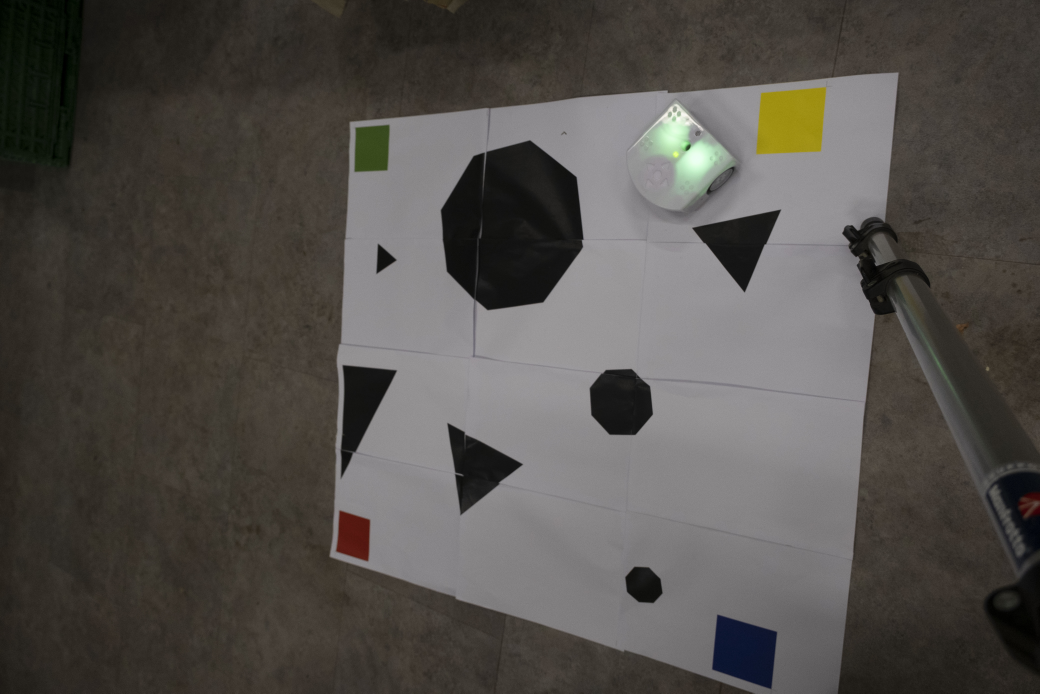
#> input picture Functions/1.jpg, 6240 x 4160 px, given in place of the camera (shown at 1/6 size)
$ python 'testbench streaming.py'
#> lines starting #> are read from the running program, lines starting #| are printed output that depends on the picture
### Functions/Vision.py
""" Developped by: Flask """
import cv2 #read video and images
import numpy as np
from skimage import measure,exposure
from scipy import linalg, ndimage
import math
import pickle
import time

DEFAULT = 0
BIG = 1
NONE = 2
mask_watershed = 0


IDCAM = 2
valmin = 50
valmax = 130
def getTransformimage(image,camera,prevtrans,valext, setmanually = False):
    #return a geometric transform (usable with cv2.warpPerspective)
    image = preprocess(image,valext)
    invalid = False
    filr = colorfilter("RED",camera)
    filg = colorfilter("GREEN",camera)
    filb = colorfilter("BLUE",camera)
    fily = colorfilter("YELLOW",camera)


    maskg= filg.get_mask(image)
    TL,fg = getCentroid(maskg)
    if fg:
        print("GREEN ERROR")
        if setmanually:
            TL = manually_get_centroid(image, preprocessed=True)
        else:
            invalid = True

    masky= fily.get_mask(image)
    TR,fy = getCentroid(masky)
    if fy:
        print("YELLOW ERROR")
        if setmanually:
            TR = manually_get_centroid(image, preprocessed=True)
        else:
            invalid = True


    maskr= filr.get_mask(image)
    BL,fr = getCentroid(maskr)
    if fr:
        print("RED ERROR")
        if setmanually:
            BL = manually_get_centroid(image, preprocessed=True)
        else:
            invalid = True


    maskb= filb.get_mask(image)
    BR,fb = getCentroid(maskb)
    if fb:
        print("BLUE ERROR")
        if setmanually:
            BR = manually_get_centroid(image, preprocessed=True)
        else:
            invalid = True


    if invalid:
        trans = prevtrans
    else:
        corners = np.array([TL,TR,BL,BR], np.float32)
        trans = projection(corners)
    return trans,invalid

class Vision:
    """ Handles vision """
    i = 12345

    def __init__(self,image, camera = "ANDROID FLASK", prevtrans = np.identity(3),\
                 verbose = False, setmanually = False, setextval = False):
        self.camera = camera
        self.valext = tuple(np.percentile(image, (10, 90)).astype(int)) #default value
        if setextval:
            self.valext = adjustlum(image,self.valext)


        self.trans, self.invalid = getTransformimage(image, camera,prevtrans, self.valext,setmanually = setmanually)
        self.setframe(image)    #generate self.frame
        if self.invalid:
            print("initialisation failed")
            self.map = False
        else:
            self.map = createMap(self.frame,camera = camera)

    # [94 lines left out: functions getMap, setframe, returnDynamicCoordinates, returnDynamicAim, adjustlum, not called in this run]
def on_trackbar_max(val):
    global valmax
    valmax = val
def on_trackbar_min(val):
    global valmin
    valmin = val


class colorfilter:
    def __init__(self, color, camera = "ANDROID FLASK"):
        self.morph = DEFAULT
        self.camera = camera
        self.color = color
        self.inv = False
        if camera == "XT3":
            if color == "RED":
                self.band = np.array([[0,11],[142,255],[30,255]])
            if color == "YELLOW":
                self.band = np.array([[20,30],[90,255],[110,255]])
            if color == "BLUE":
                self.band = np.array([[110,130],[161,255],[41,255]])
            if color == "GREEN":
                 self.band = np.array([[34,78],[135,255],[76,255]])
            if color == "ROBOT":
                self.band = np.array([[85,109],[107,255],[71,255]])
                #self.morph = NONE
            if color == "BLACK":
                 self.band = np.array([[0,179],[0,255],[0,25]])
                 self.morph = BIG
        if camera == "ANDROID FLASK":
            if color == "RED":
                self.band = np.array([[11,172],[108,255],[70,255]])
                self.inv = True
            if color == "YELLOW":
                self.band = np.array([[15,30],[120,255],[70,255]])
            if color == "BLUE":
                self.band = np.array([[110,130],[95,255],[50,255]])
            if color == "GREEN":
                 self.band = np.array([[41,78],[100,255],[50,255]])
            if color == "ROBOT":
                self.band = np.array([[150,170],[70,255],[80,255]])
                self.morph = NONE
            if color == "BLACK":
                 self.band = np.array([[0,179],[0,255],[0,80]])
                 self.morph = BIG
            if color == "FINISH":
                self.band = np.array([[80,105],[100,255],[70,255]])
                self.morph = NONE

    def get_mask(self,image):


        if self.inv:
            band1 = np.copy(self.band)
            band2 = np.copy(self.band)
            band1[0,:] = np.array([band1[0,1],179])
            band2[0,:] = np.array([0,band2[0,0]])
            mask1 = np.multiply(cv2.inRange(image,band1[:,0],band1[:,1]).get().astype(np.uint8),(1/255))
            mask2 = np.multiply(cv2.inRange(image,band2[:,0],band2[:,1]).get().astype(np.uint8),(1/255))
            mask = cv2.bitwise_or(mask1,mask2)
        else:
             mask = np.multiply(cv2.inRange(image,self.band[:,0],self.band[:,1]).get().astype(np.uint8),(1/255))

        mask = cv2.UMat(mask) ## convert the mask to an opencl object for fast morphology

        if self.morph == BIG:
            mask = cv2.morphologyEx(mask, cv2.MORPH_OPEN, np.ones((6,6)).astype("uint8"))
        elif self.morph == DEFAULT:
            mask = cv2.morphologyEx(mask, cv2.MORPH_OPEN, np.ones((15,15)).astype("uint8"))
        elif self.morph == NONE:
            mask = cv2.morphologyEx(mask, cv2.MORPH_OPEN, np.ones((4,4)).astype("uint8"))
            mask = cv2.morphologyEx(mask, cv2.MORPH_CLOSE, np.ones((5,5)).astype("uint8"))
        return cv2.UMat(mask)


def manually_get_centroid(img, preprocessed = False):
    global mask_watershed
    if isinstance(img, cv2.UMat):
        img = img.get().astype(int)
    else:
        img = img.astype(int)
    if not preprocessed:
        img = preprocess(img)
    mask_watershed = np.zeros(img.shape[0:2])
    print("CLic on ROI, then press y if the centroid is correct, n to reset")
    while(True):
        cv2.namedWindow("image")
        cv2.setMouseCallback("image",watershed,img)
        img_disp = cv2.cvtColor(img.astype("uint8"),cv2.COLOR_HSV2BGR)
        cv2.imshow("image", img_disp)
        cv2.imshow("masked", cv2.bitwise_and(img_disp,img_disp, mask= mask_watershed.astype("uint8")))
        key = cv2.waitKey(1)
        if key & 0XFF == ord('y'):
            centroid, ret = getCentroid(cv2.UMat(mask_watershed))
            break
        if key & 0XFF == ord('n'):
            mask_watershed = np.zeros(img.shape[0:2])
    cv2.destroyWindow("image")
    cv2.destroyWindow("masked")
    return centroid
# [30 lines left out: function watershed, not called in this run]


def preprocess(img, extval= (10,80)):
    imgsmall = cv2.resize(img,(624,416))
    #imgsmooth = cv2.UMat(imgsmall)
    #
    # Contrast stretching, we keep the image intensity between 2% and 90%
    imgbright = exposure.rescale_intensity(imgsmall, in_range=extval)
    #imgsmooth = cv2.GaussianBlur(imgbright[:,:,1:],(11,11),0)
    #imgrecomp = imgbright
    #imgrecomp[:,:,1:]= imgsmooth
    imgHSV = cv2.cvtColor(imgbright,cv2.COLOR_BGR2HSV)
    return cv2.UMat(imgHSV)

# [37 lines left out: functions projection, applyTransform, createMap, not called in this run]

def getCentroid(imageBin, setmanually = False):
    invalid = False
    img = imageBin.get().astype(np.uint8)
    moments = measure.moments(img, order = 2)
    if moments[0,0]:
        centroid = np.array([moments[0,1]/moments[0,0], moments[1,0]/moments[0,0]])
        varx = moments[0,2]/moments[0,0]-centroid[0]**2
        vary = moments[2,0]/moments[0,0]-centroid[1]**2
        if max(varx,vary)>img.size/50:
            print("invalid centroid:noise")
            invalid = True
    else:
        print("invalid centroid: no pixel")
        invalid = True
        centroid = np.array([0,0])
    return centroid,invalid


# [67 lines left out: function getRobotPos, not called in this run]


### Functions/testbench streaming.py
# -*- coding: utf-8 -*-
"""
Created on Sun Nov 29 12:46:17 2020

@author: valla
"""

import numpy as np
import cv2
import Vision as v
import math
import time
DISPLAY = True


cap = cv2.VideoCapture(2)

#frame = cv2.imread('../sample_pictures/new color.jpg')
initfailed = True
while(initfailed):
    ret,frame = cap.read()
#> frame is the input picture: shape (4160, 6240, 3); mean B, G, R 75.1, 79.3, 82.9
    frame = cv2.imread('../sample_pictures/sample.jpg')
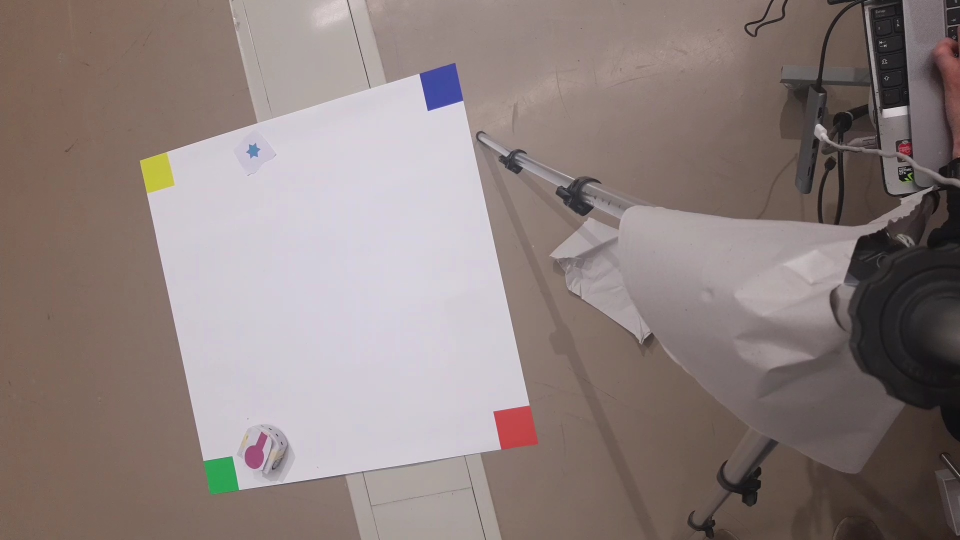
#> input picture sample_pictures/sample.jpg, 1920 x 1080 px (shown at 1/2 size)
#> frame is the input picture: shape (1080, 1920, 3); mean B, G, R 125.7, 128.1, 141.2
    vis = v.Vision(frame, "ANDROID FLASK", setmanually = True,setextval = False)
#> in __init__, `self.valext = tuple(np.percentile(image, (10, 90)).astype(int))`: self.valext = (68, 210)
#> in preprocess, `imgsmall = cv2.resize(img,(624,416))`:
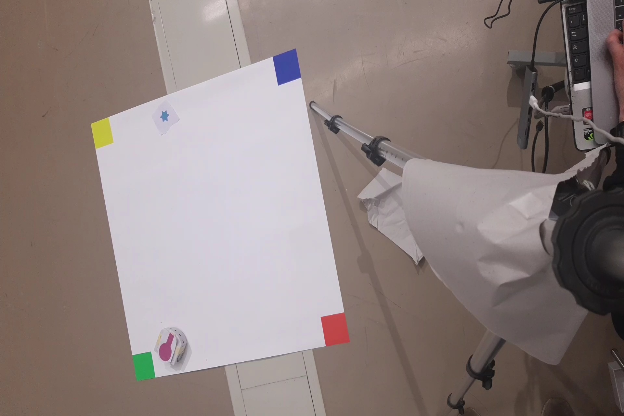
#> imgsmall: shape (416, 624, 3); mean B, G, R 125.6, 128, 141.1
#> in preprocess, `imgbright = exposure.rescale_intensity(imgsmall, in_range=extval)`:
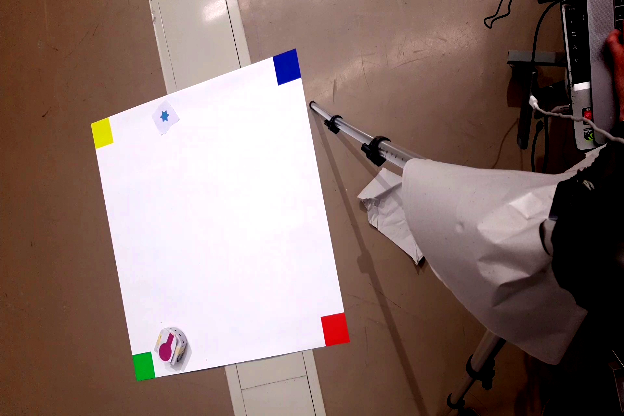
#> imgbright: shape (416, 624, 3); mean B, G, R 106.4, 112, 133.8
#> in preprocess, `imgHSV = cv2.cvtColor(imgbright,cv2.COLOR_BGR2HSV)`: imgHSV: shape (416, 624, 3); mean H, S, V 45.5, 79.9, 135
#> in getTransformimage, `TL,fg = getCentroid(maskg)`: TL = [143.5, 366.5]; fg = False
#> in getTransformimage, `TR,fy = getCentroid(masky)`: TR = [101.1, 132.4]; fy = False
#> in getTransformimage, `BL,fr = getCentroid(maskr)`: BL = [196.8, 219.6]; fr = True
#> in manually_get_centroid, `cv2.imshow("masked", cv2.bitwise_and(img_disp,img_disp, mask= mask_wat..`: mask_watershed: shape (416, 624) float64; every value is 0
#> (key q is pressed here)
    initfailed = vis.invalid

    if DISPLAY:
        cv2.imshow("frame",frame)
    if cv2.waitKey(1) & 0XFF == ord('q'):
        cv2.destroyAllWindows()
        exit(1)
cv2.destroyAllWindows()
print("INIT OK")
while (True):
    t0 = time.process_time()
    ret,frame = cap.read()
    frame = cv2.imread('../sample_pictures/sample.jpg')
    img_cul = cv2.resize(frame,(624,416))
    vis = v.Vision(frame, "ANDROID FLASK",prevtrans = vis.trans)
    vis.setframe(frame)
    rob,coordvalid = vis.returnDynamicCoordinates(display = 1)

    if DISPLAY:
        cv2.imshow('frame',img_cul)
        img_real = cv2.warpPerspective(img_cul, vis.trans, (500,500))
        obstacles = vis.getMap(downscale = False)
        if not isinstance(obstacles,bool):
            cv2.drawContours(img_real, obstacles, -1, (0,255,0), 3)
            for p in obstacles:
                for corner in p:
                    cv2.circle(img_real, tuple(corner.reshape(2)), 5, (255,255,0), thickness=1, lineType=8, shift=0)
        if coordvalid:
            pt1 = (int(rob[0]*5), int(rob[1]*5))
            pt2 = (int(rob[0]*5+math.cos(rob[2])*50), int(rob[1]*5+math.sin(rob[2])*50))

            cv2.line(img_real,pt1,pt2,(128,128,0),thickness=3)
            cv2.circle(img_real,pt1,10,(128,128,0),thickness = 4)


        cv2.imshow('map', img_real)
        cv2.namedWindow('internal map',cv2.WINDOW_NORMAL)
        cv2.resizeWindow('internal map', 500,500)
        cv2.imshow('internal map', cv2.cvtColor(vis.frame,cv2.COLOR_HSV2BGR))
    t1 = time.process_time()
    #print(t1-t0)
    if cv2.waitKey(1) & 0XFF == ord('q'):
        break

cap.release()
cv2.destroyAllWindows()
